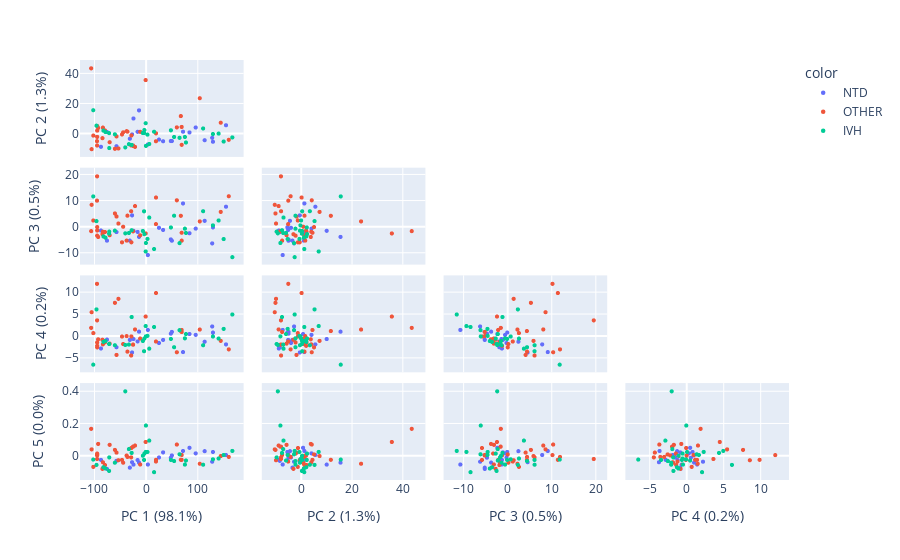

The code cell stored with this chart in its notebook:
### Code cell
pca = PCA()
components = pca.fit_transform(df[features])
labels = {
    str(i): f"PC {i+1} ({var:.1f}%)"
    for i, var in enumerate(pca.explained_variance_ratio_ * 100)
}

fig = px.scatter_matrix(
    components,
    labels=labels,
    dimensions=range(5),
    color=df["Etiology"]
)
fig.update_traces(diagonal_visible=False, showupperhalf = False )
fig.update_traces(marker_size = 4.5
                  )
fig.show()

### Figure 1 — Plotly figure (JSON) as saved in the notebook; plotly's stock layout.template omitted (floating-point values rounded to 4 significant figures)
{"data": [{"diagonal": {"visible": false}, "dimensions": [{"axis": {"matches": true}, "label": "PC 1 (98.1%)", "values": [-75.77, 129.5, 84.04, -57.39, 47.88, 154.7, 96.13, 113.5, 24.97, 49.88, 128.1, -27.08, -24.52, -16.37, 3.424, -87.46, -13.66, -31.53, 33.0, 71.53]}, {"axis": {"matches": true}, "label": "PC 2 (1.3%)", "values": [1.12, -5.353, 0.8518, -8.337, -4.889, 5.662, 4.155, -4.341, -3.928, -4.912, -2.699, -0.4446, 10.16, 1.297, -7.183, -8.713, 15.61, -3.351, -5.024, 1.344]}, {"axis": {"matches": true}, "label": "PC 3 (0.5%)", "values": [-5.174, -0.0716, -2.335, -1.881, -4.681, 7.872, -0.5503, 2.455, -0.2212, -5.202, -6.219, 4.554, -1.383, -1.818, -10.72, -1.29, -3.723, -5.176, -1.06, 9.133]}, {"axis": {"matches": true}, "label": "PC 4 (0.2%)", "values": [-0.7663, 0.8509, 0.5239, -2.506, 0.6083, -1.844, 0.3396, -1.236, -1.536, 1.02, 2.258, -3.704, -0.6195, -1.161, 1.463, -2.794, 1.058, -0.823, -0.8242, -3.613]}, {"axis": {"matches": true}, "label": "PC 5 (0.0%)", "values": [-0.08204, 0.02372, 0.04989, -0.03149, -0.01223, 0.004702, 0.01512, 0.02858, -0.01074, 0.002257, -0.03715, -0.04022, -0.05531, -0.0269, -0.05474, -0.02542, -0.04286, -0.07443, 0.02143, 0.02997]}], "hovertemplate": "color=NTD<br>%{xaxis.title.text}=%{x}<br>%{yaxis.title.text}=%{y}<extra></extra>", "legendgroup": "NTD", "marker": {"color": "#636efa", "size": 4.5, "symbol": "circle"}, "name": "NTD", "showlegend": true, "showupperhalf": false, "type": "splom"}, {"diagonal": {"visible": false}, "dimensions": [{"axis": {"matches": true}, "label": "PC 1 (98.1%)", "values": [160.2, -70.52, -11.4, 144.6, -94.83, -102.2, -46.64, -21.4, 19.18, 19.08, -94.66, -94.67, -94.68, -92.79, -79.62, -84.56, -44.36, -36.15, -28.56, 59.51, 68.98, 67.24, -95.09, -106.4, -28.87, 104.0, -105.4, -60.4, -53.59, 69.0, -0.7585, -57.21, -37.61, -83.69, -25.23, -25.23]}, {"axis": {"matches": true}, "label": "PC 2 (1.3%)", "values": [-4.054, -5.669, 1.276, 7.353, -7.879, -1.243, -0.473, -8.786, 0.2669, -5.023, 5.155, 2.063, -2.1, 3.878, 2.226, -2.972, 0.9349, 1.386, -1.168, 4.263, 4.528, 11.77, -4.982, 43.68, -7.823, 23.71, -10.33, -10.05, -9.815, -7.4, 35.81, -1.766, 1.696, 4.071, -8.156, -7.823]}, {"axis": {"matches": true}, "label": "PC 3 (0.5%)", "values": [11.9, -3.089, -3.121, 5.888, 19.57, 2.577, -5.8, 8.115, 11.42, 1.186, 0.04161, -1.248, -3.272, -3.76, -1.85, -2.704, 0.1709, 4.432, -5.808, 10.36, -2.134, 4.389, 10.2, -1.53, 6.131, 2.233, 8.627, 5.292, 1.395, -5.18, -2.397, 4.112, -5.162, -1.749, -1.562, -1.573]}, {"axis": {"matches": true}, "label": "PC 4 (0.2%)", "values": [-2.986, -1.684, -0.5039, -1.035, 3.664, 0.7342, -0.05924, 1.58, 9.919, -1.198, -2.528, -2.175, -1.41, -0.679, -1.364, -0.7828, -1.779, -3.516, -0.01757, -3.652, 1.446, 1.202, 12.04, 1.942, -4.397, 1.546, 5.524, 7.677, 8.594, 0.9921, 4.528, -4.262, 0.04758, -1.834, -1.926, -1.894]}, {"axis": {"matches": true}, "label": "PC 5 (0.0%)", "values": [-0.007099, 0.06836, -0.05444, -0.001783, -0.02011, -0.06926, -0.02578, 0.06372, -0.02515, -0.03599, 0.008517, 0.002215, 0.01357, 0.07406, -0.05789, -0.08156, -0.0434, -0.007334, 0.04848, 0.06992, -0.02548, -0.02512, 0.004102, 0.1681, -0.009841, -0.04977, 0.04004, 0.03685, -0.02792, 0.004929, 0.08617, 0.01955, 0.001323, -0.04048, 0.05681, 0.05637]}], "hovertemplate": "color=OTHER<br>%{xaxis.title.text}=%{x}<br>%{yaxis.title.text}=%{y}<extra></extra>", "legendgroup": "OTHER", "marker": {"color": "#EF553B", "size": 4.5, "symbol": "circle"}, "name": "OTHER", "showlegend": true, "showupperhalf": false, "type": "splom"}, {"diagonal": {"visible": false}, "dimensions": [{"axis": {"matches": true}, "label": "PC 1 (98.1%)", "values": [-96.1, -40.32, 54.29, -3.366, 150.3, -0.7402, 140.5, -78.72, 15.48, -60.5, -33.32, 2.627, 64.85, 167.0, -27.91, 75.14, 129.4, -82.73, -71.61, -6.286, 6.153, 110.5, -71.36, -0.3415, 77.16, 47.98, -3.9, -102.3]}, {"axis": {"matches": true}, "label": "PC 2 (1.3%)", "values": [5.366, -9.112, -2.167, 2.436, -5.221, 7.013, 0.08557, 1.137, 1.314, -0.3757, -6.984, -0.5954, -2.709, -2.463, -7.468, -2.167, -0.2154, 2.107, 0.3706, 0.4689, -6.869, 3.501, -9.57, -8.106, -5.865, 2.308, 0.49, 15.7]}, {"axis": {"matches": true}, "label": "PC 3 (0.5%)", "values": [2.335, -2.349, 4.42, -2.682, -4.569, -9.34, 2.588, -4.027, -8.406, -1.34, -2.233, -4.509, -6.14, -11.54, -1.161, -0.5761, 0.7106, -3.544, -2.492, -1.466, 3.703, 6.145, -1.713, -6.086, -2.212, -0.09667, 6.125, 11.85]}, {"axis": {"matches": true}, "label": "PC 4 (0.2%)", "values": [6.175, -1.974, -2.502, -0.5079, 1.704, 2.354, -0.5134, -1.078, 2.133, -2.037, -1.897, 0.1089, 1.408, 5.002, 4.424, -0.4556, -0.04262, -1.273, -1.75, -1.066, -2.837, -2.044, -1.771, -0.004295, 0.5153, -0.5982, -3.413, -6.503]}, {"axis": {"matches": true}, "label": "PC 5 (0.0%)", "values": [-0.05676, 0.4021, -0.03294, 0.01331, 0.004894, 0.02408, -0.01707, -0.0795, -0.1024, -0.04341, 0.04138, 0.02378, 0.009214, 0.03033, 0.01789, -0.05523, -0.0221, -0.07152, -0.09463, 0.0002458, 0.09454, -0.0558, -0.01001, 0.1883, -0.02977, -0.0258, -0.02596, -0.02395]}], "hovertemplate": "color=IVH<br>%{xaxis.title.text}=%{x}<br>%{yaxis.title.text}=%{y}<extra></extra>", "legendgroup": "IVH", "marker": {"color": "#00cc96", "size": 4.5, "symbol": "circle"}, "name": "IVH", "showlegend": true, "showupperhalf": false, "type": "splom"}], "layout": {"dragmode": "select", "legend": {"title": {"text": "color"}, "tracegroupgap": 0}, "margin": {"t": 60}}}
